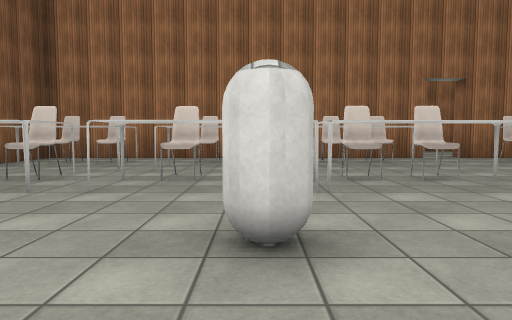
View 1 (above)

19 first-person views from a walk through a scene from a Unity 3-D project. The camera is 1.2 m above the floor, tilts 4° down and sees 70° across. The floor is counted in squares, 2 m on a side. Each view is taken from the middle of a square. On the plan, view 1 faces up. The plan holds only what a view shows up to about 10 squares ahead; the rest is blank. The place goes on beyond the plan. The player character is not drawn. Door leaves are left out, so doorways stand open. Some surface patterns are stand-ins.

View 2
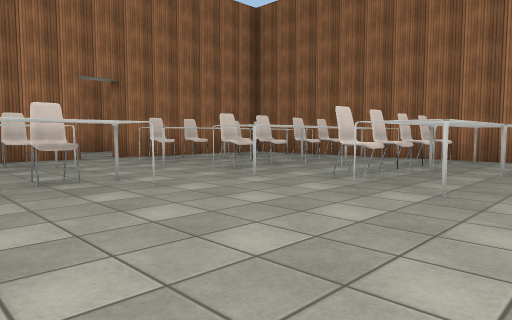

View 3
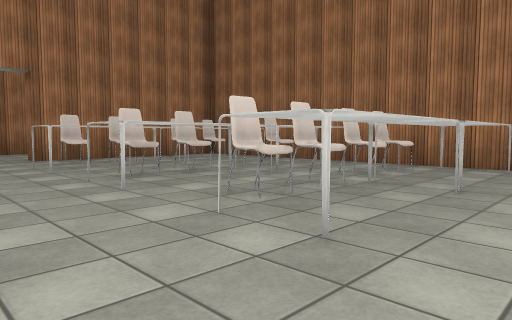

View 4
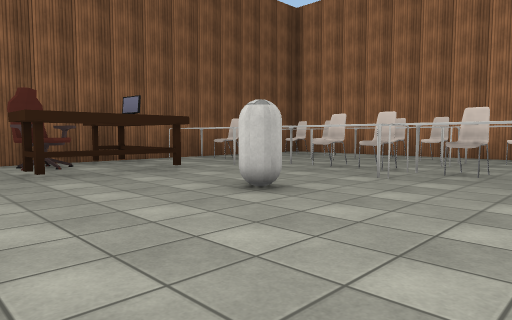

View 5
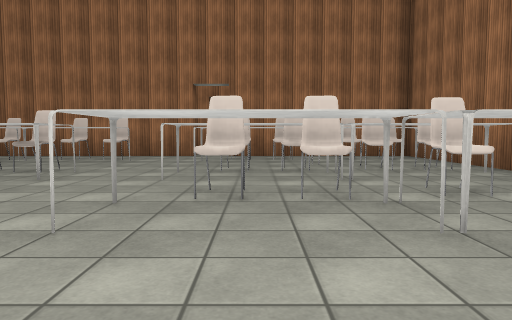

View 6
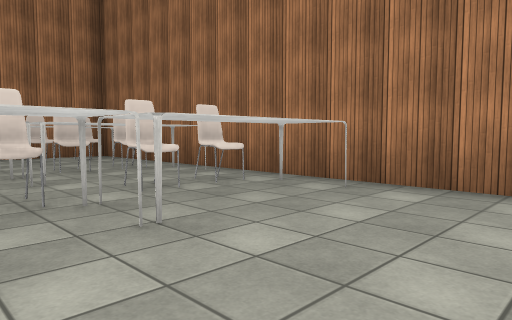

View 7
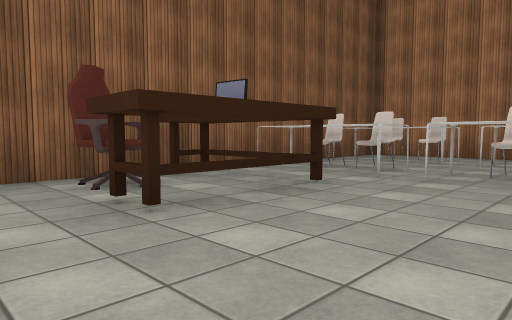

View 8
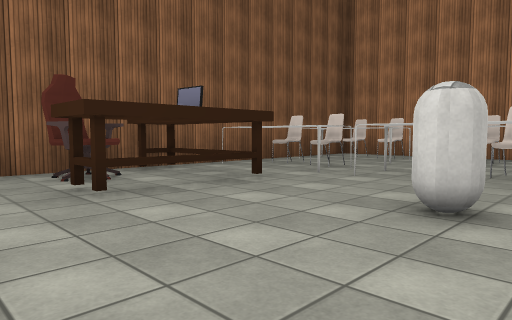

View 9
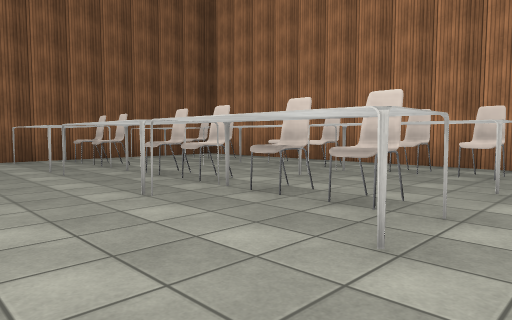

View 10
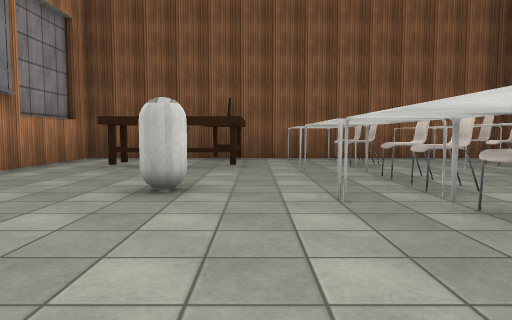

View 11
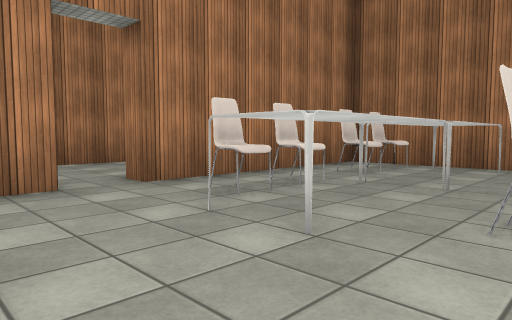

View 12
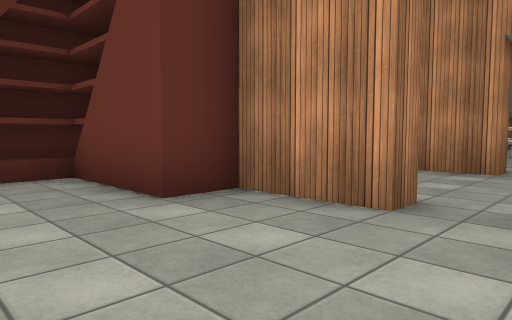

View 13
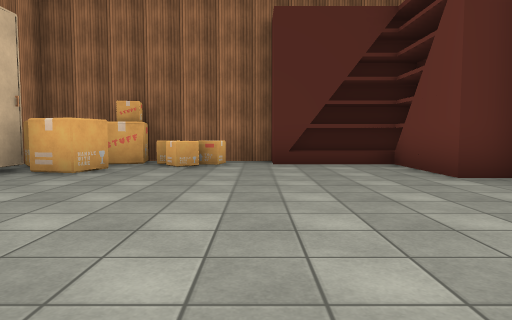

View 14
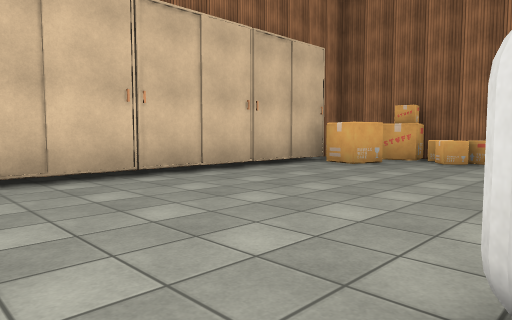

View 15
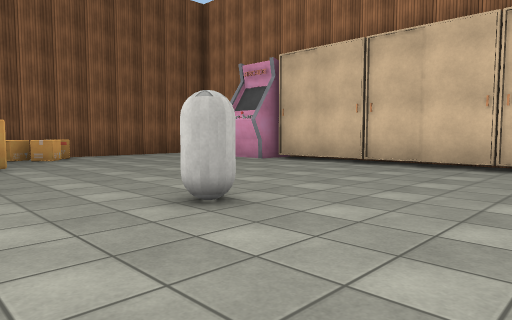

View 16
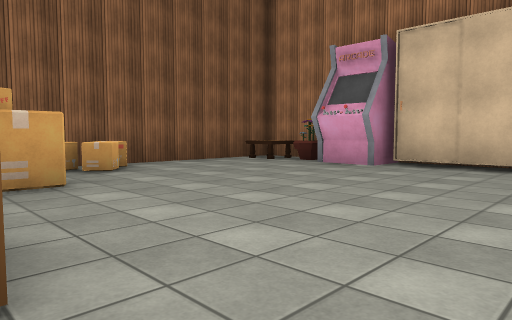

View 17
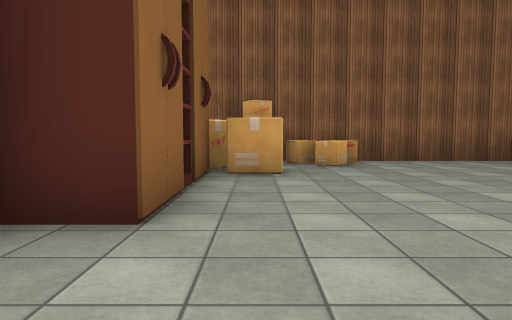

View 18
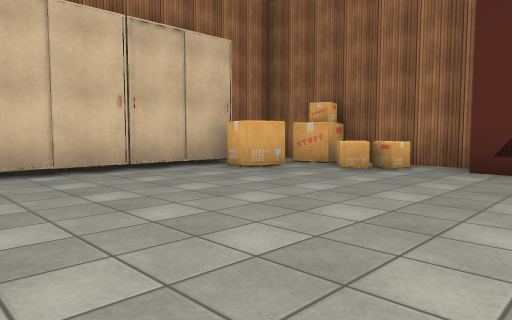

View 19
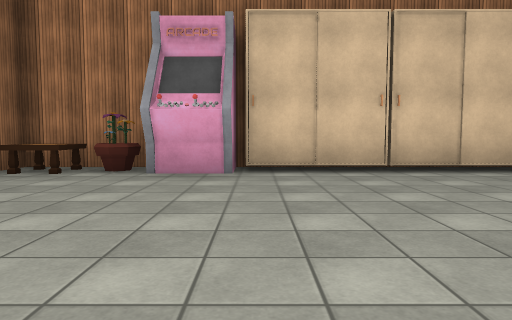

### Floor plan
Key: @ floor where view 1 was taken; # wall or solid block; . floor; C chair; T table; A capsule; B bookshelf; E box; F flower; O other object.
Columns run from 5 left of view 1 to 11 right of it. Each row starts with its distance up from view 1.
 22 #####         ##
 21 #TFO#OOOOOOOOOO#
 20 #............OO#
 19 #.............E##
 18 #.............E.#
 17 #E..............#
 16 #E.....A.......B
 15 #OO............B
 14 ####O#......#BBB
 13      ##   .##
 12           ..
 11           ..
 10          ...
  9 ##########.######
  8 #CC.CCCCC..CCCC.#
  7 #TT.TTTTT.TTTTT.
  6 #...............#
  5 #CC.CC.C...CCCC.#
  4 #TT.TTTT#.TT#TT.#
  3 #..........CCCC.#
  2 ###..A....TT#TT.
  1 #CO.............#
  0 #....@..........#
 -1 #........  ....

Where each view was taken, in squares from view 1:
view 1: 0 up, 0 right, facing up
view 2: 0 up, 1 right, facing up-right
view 3: 0 up, 3 right, facing up-right
view 4: 1 down, 3 right, facing up-left
view 5: 1 down, 6 right, facing up
view 6: 1 down, 6 right, facing up-right
view 7: 1 down, 0 right, facing up-left
view 8: 1 down, 1 right, facing up-left
view 9: 2 up, 4 right, facing up-left
view 10: 3 up, 4 right, facing left
view 11: 5 up, 3 right, facing up-right
view 12: 16 up, 4 right, facing down-right
view 13: 17 up, 2 right, facing right
view 14: 16 up, 1 right, facing up-right
view 15: 14 up, 5 right, facing up-left
view 16: 14 up, 2 right, facing up-left
view 17: 15 up, 3 right, facing left
view 18: 15 up, 3 right, facing up-right
view 19: 15 up, 1 left, facing up
